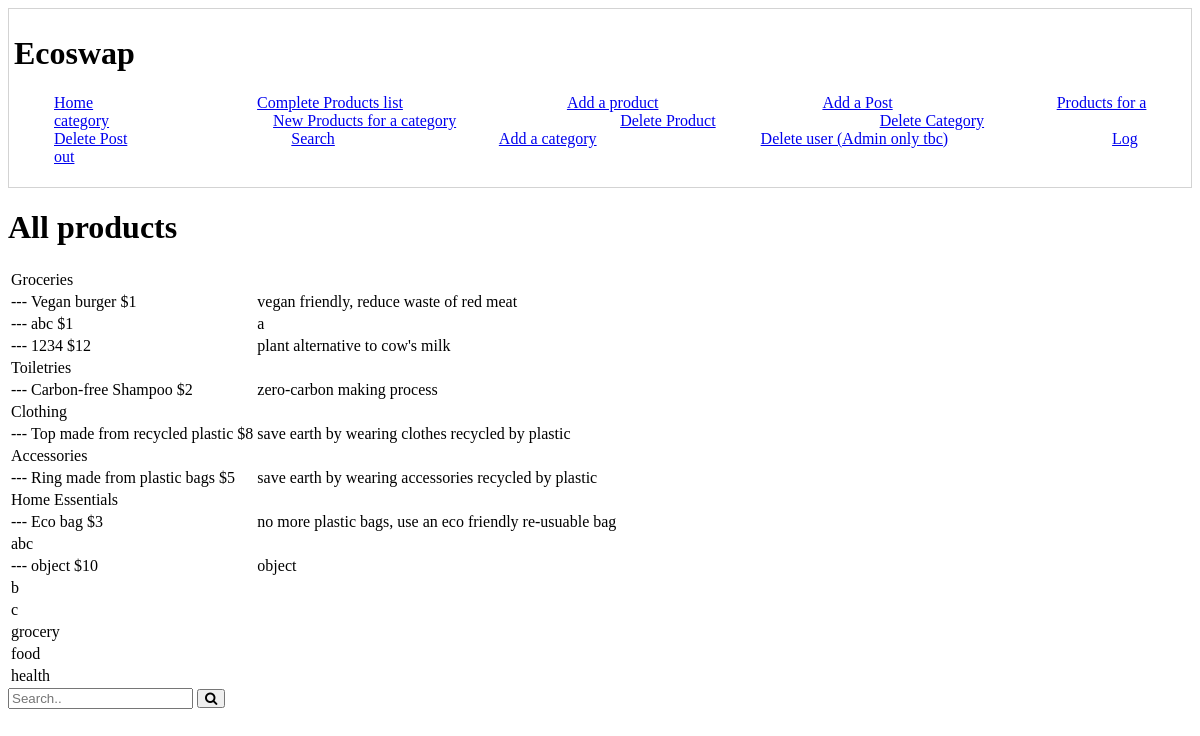
Page /products (signed in) on the earlier database version.
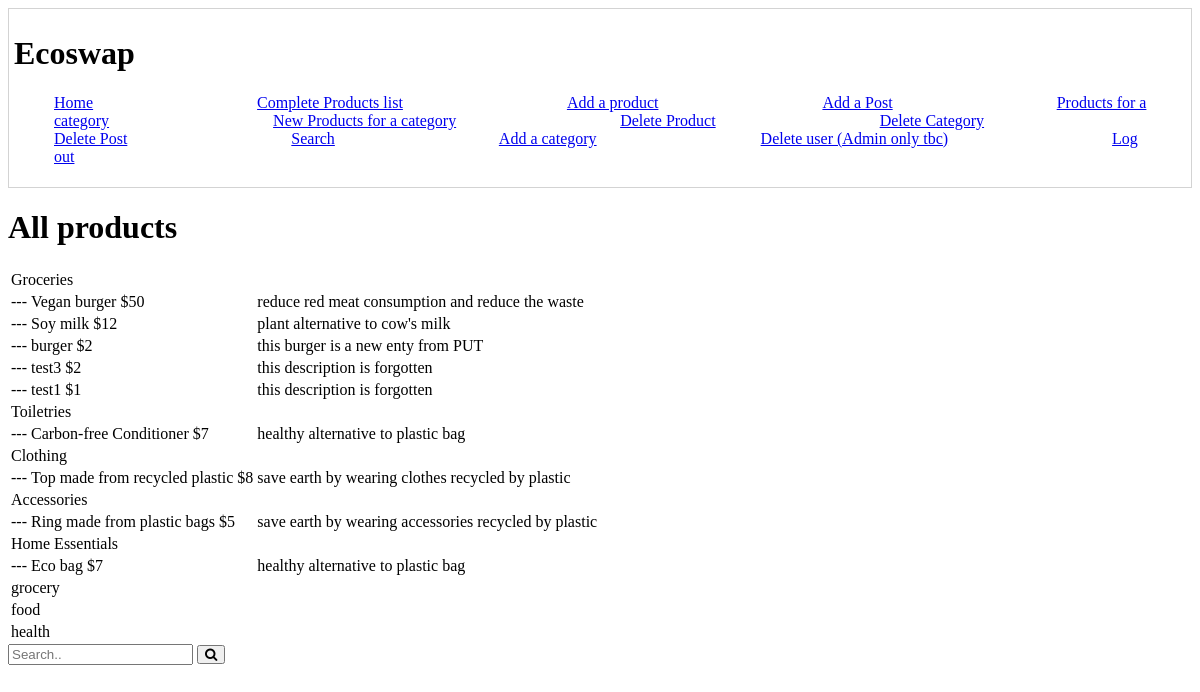
Same page on the later database version.
### new/05/models.py (models this page shows, shortened)
class Category(db.Model):
    __tablename__ = 'category'
    id = db.Column(db.Integer, primary_key=True)
    name = db.Column(db.String)

class Product(db.Model):
    __tablename__ = 'product'
    id = db.Column(db.Integer, primary_key=True, unique=True)
    name = db.Column(db.String)
    price = db.Column(db.Integer)
    category_id = db.Column(db.Integer, db.ForeignKey('category.id'))
    category = db.relationship(Category)
    product_des = db.Column(db.String)

### new/05/app.py (the view)
@app.route('/products')
@login_required
def list_products():
    products_by_category = {
        category: Product.query.filter(Product.category == category)
        for category in Category.query.all()
    }
    return render_template('products.html', categories=Category.query.all(), products_by_category=products_by_category)

### new/05/models.py (called while the page is built)
@login.user_loader
def load_user(id):
    return User.query.get(int(id))

### new/05/templates/products.html (shortened to what this page needs)
{% extends "base.html" %}
{% block body %}
    <h1>All products</h1>
    <table>
        {% for category in categories %}
            <tr>
                <td colspan="3">
                    {{ category.name }}
                </td>
            </tr>
            {% for product in products_by_category[category] %}
                <tr><td>---</td>
                    <td>
                        {{ product.name}} ${{product.price}}
                    </td>
                    <td>
                        {% if product.product_des %}
                            {{ product.product_des}}
                        {% else %}
                            No description yet
                        {% endif %}
                    </td>
                </tr>
            {% endfor %}
        {% endfor %}
    </table>
    <div>
        <form action="">
            <input type="text" placeholder="Search.." name="category_id">
            <button type="submit"><i class="fa fa-search"></i></button>
        </form>
    </div>
{% endblock %}

### new/05/templates/base.html (shortened to what this page needs)
<html>
        <link rel="stylesheet" type="text/css" href="{{ url_for('static', filename='main.css') }}">
        <link rel="stylesheet" href="https://cdnjs.cloudflare.com/ajax/libs/font-awesome/4.7.0/css/font-awesome.min.css">
    <body>
        <div id="menu">
            <h1>Ecoswap</h1>
            <ul>
                <li><a href="/">Home</a></li>
                <li><a href="/products">Complete Products list</a></li>
                <li><a href="/new_product">Add a product</a></li>
                <li><a href="/new_post">Add a Post</a></li>
                <li><a href="/products_for_category">Products for a category</a></li>
                <li><a href="/nproducts_for_category">New Products for a category</a></li>
                <li><a href="/delete_product">Delete Product</a></li>
                <li><a href="/delete_category">Delete Category</a></li>
                <li><a href="/delete_post">Delete Post</a></li>
                <li><a href="/search">Search</a></li>
                {% if not current_user.is_authenticated %}
                    <li><a href="/login">Log in</a></li>
                    <li><a href="/register">Register</a></li>
                {% else %}
                    <li><a href="/new_category">Add a category</a></li>
                    <li><a href="/delete_user">Delete user (Admin only tbc)</a></li>
                    <li><a href="/logout">Log out</a></li>
                {% endif %}
                <li>
                </li>
            </ul>
        </div>
        {% block body %}
        {% endblock %}
    </body>
</html>

### new/05/static/main.css (style rules this page uses)
#menu { border: 1px solid lightgray; padding: 5px; }
#menu li { list-style-type: none; display: inline; padding-right: 10em; }

Differences in the rows shown:
removed Product: name "abc", price "1", product_des "a", shown under Category "Groceries"
removed Category: name "abc"
removed Product: name "object", price "10", product_des "object", shown under "abc"
removed Category: name "b"
removed Category: name "c"
changed Product "Vegan burger": price "1" → "50"; product_des "vegan friendly, reduce waste of red meat" → "reduce red meat consumption and reduce the waste"
changed Product "plant alternative to cow's milk": name "1234" → "Soy milk"
added Product: name "burger", price "2", product_des "this burger is a new enty from PUT", shown under Category "Groceries"
added Product: name "test3", price "2", product_des "this description is forgotten", shown under Category "Groceries"
added Product: name "test1", price "1", product_des "this description is forgotten", shown under Category "Groceries"
changed Product: name "Carbon-free Shampoo" → "Carbon-free Conditioner"; price "2" → "7"; product_des "zero-carbon making process" → "healthy alternative to plastic bag"
changed Product "Eco bag": price "3" → "7"; product_des "no more plastic bags, use an eco friendly re-usuable bag" → "healthy alternative to plastic bag"
